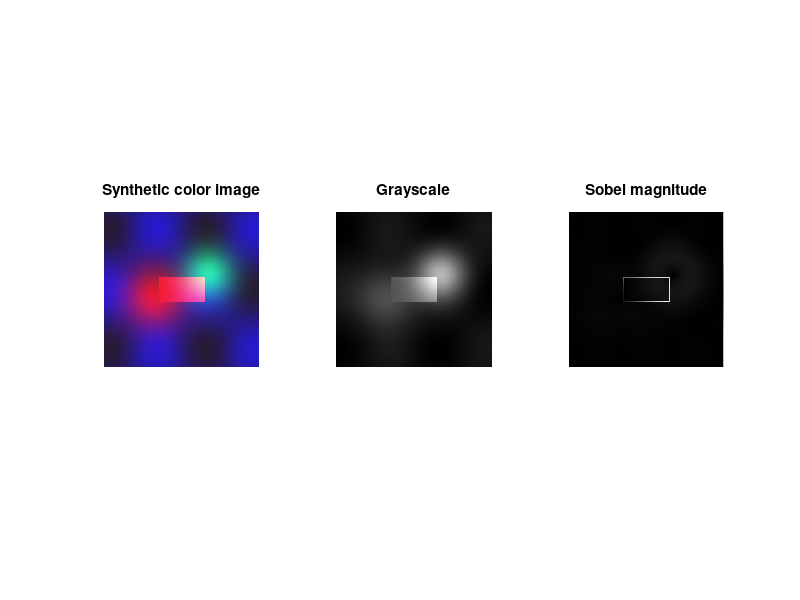

Write the MATLAB code that produced this figure.
%=============================================================================
% Copyright (c) 2026-present Allan CORNET (Nelson)
%=============================================================================
% This file is part of Nelson.
%=============================================================================
% LICENCE_BLOCK_BEGIN
% SPDX-License-Identifier: LGPL-3.0-or-later
% LICENCE_BLOCK_END
%=============================================================================
% Detect edges in a self-contained synthetic color image.
imageSize = 256;
[x, y] = meshgrid(linspace(-1, 1, imageSize));
red = 0.15 + 0.75 * exp(-7 * ((x + 0.35) .^ 2 + (y + 0.10) .^ 2));
green = 0.10 + 0.80 * exp(-10 * ((x - 0.35) .^ 2 + (y - 0.20) .^ 2));
blue = 0.20 + 0.60 * (sin(5 * x) .* cos(4 * y) + 1) / 2;
red(abs(x) < 0.30 & abs(y) < 0.16) = 0.95;
colorImage = min(max(cat(3, red, green, blue), 0), 1);
grayImage = 0.2989 * colorImage(:, :, 1) + ...
  0.5870 * colorImage(:, :, 2) + 0.1140 * colorImage(:, :, 3);

verticalKernel = [-1 0 1; -2 0 2; -1 0 1];
horizontalKernel = verticalKernel.';
verticalEdges = conv2(grayImage, verticalKernel, 'same');
horizontalEdges = conv2(grayImage, horizontalKernel, 'same');
edgeMagnitude = sqrt(verticalEdges .^ 2 + horizontalEdges .^ 2);
edgeMagnitude = edgeMagnitude / max(edgeMagnitude(:));

figureHandle = figure('Name', 'Sobel edge detection', 'NumberTitle', 'off');
colorAxes = subplot(1, 3, 1, 'Parent', figureHandle);
image('Parent', colorAxes, 'CData', colorImage);
axis(colorAxes, 'image');
axis(colorAxes, 'off');
title(colorAxes, 'Synthetic color image');
grayAxes = subplot(1, 3, 2, 'Parent', figureHandle);
image('Parent', grayAxes, 'CData', grayImage, 'CDataMapping', 'scaled');
axis(grayAxes, 'image');
axis(grayAxes, 'off');
title(grayAxes, 'Grayscale');
edgeAxes = subplot(1, 3, 3, 'Parent', figureHandle);
image('Parent', edgeAxes, 'CData', edgeMagnitude, 'CDataMapping', 'scaled');
axis(edgeAxes, 'image');
axis(edgeAxes, 'off');
colormap(grayAxes, gray(256));
colormap(edgeAxes, gray(256));
title(edgeAxes, 'Sobel magnitude');
%=============================================================================
